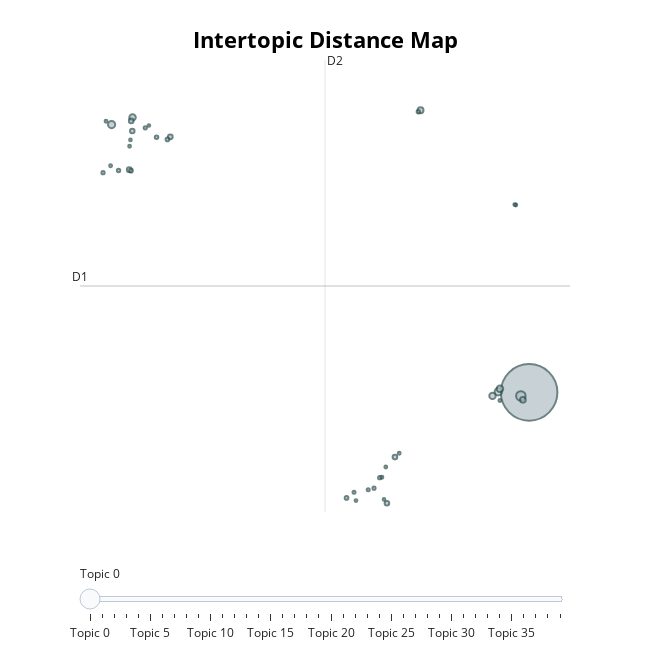

Notebook source saved alongside this figure:
### Code cell
topic_model.visualize_topics()

### Figure 1 — Plotly figure (JSON) as saved in the notebook; plotly's stock layout.template omitted (floating-point values rounded to 4 significant figures)
{"data": [{"customdata": [[0, "the | and | to | of | in", 4555], [1, "coq10 | q10 | coenzyme | mitochondrial | in", 127], [2, "rice | yeast | red | lovastatin | statin", 78], [3, "atorvastatin | side | effects | mg | taking", 73], [4, "grapefruit | juice | cyp3a4 | the | liver", 62], [5, "simvastatin | sclerosis | ms | progressive | side", 59], [6, "1000 | daily | sublingually | mcg | maintenance", 58], [7, "fetal | tums | tylenol | preparation | claritin", 49], [8, "niacin | internet | available | pmid | nicotinamide", 46], [9, "nation | watch | documentary | statin | facts", 34], [10, "plaque | cac | coronary | calcium | cta", 32], [11, "lipitor | hydrophilic | zocor | statins | crestor", 31], [12, "metformin | statin | januvia | the | take", 30], [13, "statin | hail | island | obvious | 1000yr", 29], [14, "rosuvastatin | muscle | issues | 10mg | taking", 29], [15, "fasting | nonfasting | lipids | testing | to", 19], [16, "ivermectin | covid19 | virus | showing | with", 19], [17, "leave | explanation | right | here | going", 19], [18, "repatha | my | had | side | and", 18], [19, "diabetes | risk | cholesterol | n4683 | invite", 16], [20, "tylenol | ibuprofen | exlax | motrin | sudafed", 16], [21, "lipitor | me | doctor | wallet | you", 16], [22, "pravastatin | took | nights | 10 | reactions", 15], [23, "liver | injury | hcv | veterans | among", 15], [24, "fh | genetic | familial | high | cholesterol", 14], [25, "placebo | runin | side | effects | excluding", 13], [26, "fiber | bile | plant | psyllium | sterols", 13], [27, "ryr | lovastatin | monacolins | fda | supplements", 12], [28, "lipitor | atorvastatin | generic | vapor | online", 12], [29, "marijuana | thoughts | nueropathy | lipitor | he", 12], [30, "atorvastatin | expensive | month | per | hundreds", 12], [31, "liver | alt | statin | taking | elevated", 12], [32, "acids | weight | fatty | bloodstream | these", 12], [33, "acids | fatty | weight | bloodstream | these", 12], [34, "statins | are | heart | effects | they", 11], [35, "wars | desktop | rhelperbot | bug | downvote", 11], [36, "lipitor | drugs | bacteria | acidic | hcl", 11], [37, "apoe | polymorphism | gene | mission | snp", 10], [38, "statin | benefit | sportsgainz | triply | 6575", 10], [39, "statin | video | tool | choice | therapy", 10]], "hovertemplate": "<b>Topic %{customdata[0]}</b><br>Words: %{customdata[1]}<br>Size: %{customdata[2]}", "legendgroup": "", "marker": {"color": "#B0BEC5", "line": {"color": "DarkSlateGrey", "width": 2}, "size": [4555, 127, 78, 73, 62, 59, 58, 49, 46, 34, 32, 31, 30, 29, 29, 19, 19, 19, 18, 16, 16, 16, 15, 15, 14, 13, 13, 12, 12, 12, 12, 12, 12, 12, 11, 11, 11, 10, 10, 10], "sizemode": "area", "sizeref": 2.847, "symbol": "circle"}, "mode": "markers", "name": "", "orientation": "v", "showlegend": false, "type": "scatter", "x": [9.207, 8.927, 8.166, -4.899, 8.22, -4.191, 7.969, 5.539, 8.996, -4.301, -2.915, 4.674, -4.236, 4.402, -4.2, -3.012, 3.038, -4.244, -3.38, 4.161, 5.464, -4.663, -3.762, -5.188, 3.967, 3.291, 3.771, 8.219, 4.817, -5.087, 4.232, -4.933, 8.756, 8.723, 4.364, -4.291, 3.356, 4.304, -3.638, -4.262], "xaxis": "x", "y": [2.46, 2.295, 2.486, 14.96, 2.625, 15.3, 2.294, 15.63, 2.109, 12.86, 14.39, -0.5637, 15.14, -2.72, 14.67, 14.27, -2.47, 12.81, 14.37, -1.523, 15.56, 12.82, 14.81, 12.72, -2.014, -2.21, -2.092, 2.078, -0.3836, 15.12, -1.502, 13.04, 11.21, 11.23, -1.026, 13.95, -2.593, -2.538, 14.92, 14.25], "yaxis": "y"}], "layout": {"annotations": [{"showarrow": false, "text": "D1", "x": -5.966, "y": 7.426, "yshift": 10}, {"showarrow": false, "text": "D2", "x": 2.311, "xshift": 10, "y": 17.98}], "height": 650, "hoverlabel": {"bgcolor": "white", "font": {"family": "Rockwell", "size": 16}}, "legend": {"itemsizing": "constant", "tracegroupgap": 0}, "margin": {"t": 60}, "shapes": [{"line": {"color": "#CFD8DC", "width": 2}, "type": "line", "x0": 2.311, "x1": 2.311, "y0": -3.128, "y1": 17.98}, {"line": {"color": "#9E9E9E", "width": 2}, "type": "line", "x0": -5.966, "x1": 10.59, "y0": 7.426, "y1": 7.426}], "sliders": [{"active": 0, "pad": {"t": 50}, "steps": [{"args": [{"marker.color": [["red", "#B0BEC5", "#B0BEC5", "#B0BEC5", "#B0BEC5", "#B0BEC5", "#B0BEC5", "#B0BEC5", "#B0BEC5", "#B0BEC5", "#B0BEC5", "#B0BEC5", "#B0BEC5", "#B0BEC5", "#B0BEC5", "#B0BEC5", "#B0BEC5", "#B0BEC5", "#B0BEC5", "#B0BEC5", "#B0BEC5", "#B0BEC5", "#B0BEC5", "#B0BEC5", "#B0BEC5", "#B0BEC5", "#B0BEC5", "#B0BEC5", "#B0BEC5", "#B0BEC5", "#B0BEC5", "#B0BEC5", "#B0BEC5", "#B0BEC5", "#B0BEC5", "#B0BEC5", "#B0BEC5", "#B0BEC5", "#B0BEC5", "#B0BEC5"]]}], "label": "Topic 0", "method": "update"}, {"args": [{"marker.color": [["#B0BEC5", "red", "#B0BEC5", "#B0BEC5", "#B0BEC5", "#B0BEC5", "#B0BEC5", "#B0BEC5", "#B0BEC5", "#B0BEC5", "#B0BEC5", "#B0BEC5", "#B0BEC5", "#B0BEC5", "#B0BEC5", "#B0BEC5", "#B0BEC5", "#B0BEC5", "#B0BEC5", "#B0BEC5", "#B0BEC5", "#B0BEC5", "#B0BEC5", "#B0BEC5", "#B0BEC5", "#B0BEC5", "#B0BEC5", "#B0BEC5", "#B0BEC5", "#B0BEC5", "#B0BEC5", "#B0BEC5", "#B0BEC5", "#B0BEC5", "#B0BEC5", "#B0BEC5", "#B0BEC5", "#B0BEC5", "#B0BEC5", "#B0BEC5"]]}], "label": "Topic 1", "method": "update"}, {"args": [{"marker.color": [["#B0BEC5", "#B0BEC5", "red", "#B0BEC5", "#B0BEC5", "#B0BEC5", "#B0BEC5", "#B0BEC5", "#B0BEC5", "#B0BEC5", "#B0BEC5", "#B0BEC5", "#B0BEC5", "#B0BEC5", "#B0BEC5", "#B0BEC5", "#B0BEC5", "#B0BEC5", "#B0BEC5", "#B0BEC5", "#B0BEC5", "#B0BEC5", "#B0BEC5", "#B0BEC5", "#B0BEC5", "#B0BEC5", "#B0BEC5", "#B0BEC5", "#B0BEC5", "#B0BEC5", "#B0BEC5", "#B0BEC5", "#B0BEC5", "#B0BEC5", "#B0BEC5", "#B0BEC5", "#B0BEC5", "#B0BEC5", "#B0BEC5", "#B0BEC5"]]}], "label": "Topic 2", "method": "update"}, {"args": [{"marker.color": [["#B0BEC5", "#B0BEC5", "#B0BEC5", "red", "#B0BEC5", "#B0BEC5", "#B0BEC5", "#B0BEC5", "#B0BEC5", "#B0BEC5", "#B0BEC5", "#B0BEC5", "#B0BEC5", "#B0BEC5", "#B0BEC5", "#B0BEC5", "#B0BEC5", "#B0BEC5", "#B0BEC5", "#B0BEC5", "#B0BEC5", "#B0BEC5", "#B0BEC5", "#B0BEC5", "#B0BEC5", "#B0BEC5", "#B0BEC5", "#B0BEC5", "#B0BEC5", "#B0BEC5", "#B0BEC5", "#B0BEC5", "#B0BEC5", "#B0BEC5", "#B0BEC5", "#B0BEC5", "#B0BEC5", "#B0BEC5", "#B0BEC5", "#B0BEC5"]]}], "label": "Topic 3", "method": "update"}, {"args": [{"marker.color": [["#B0BEC5", "#B0BEC5", "#B0BEC5", "#B0BEC5", "red", "#B0BEC5", "#B0BEC5", "#B0BEC5", "#B0BEC5", "#B0BEC5", "#B0BEC5", "#B0BEC5", "#B0BEC5", "#B0BEC5", "#B0BEC5", "#B0BEC5", "#B0BEC5", "#B0BEC5", "#B0BEC5", "#B0BEC5", "#B0BEC5", "#B0BEC5", "#B0BEC5", "#B0BEC5", "#B0BEC5", "#B0BEC5", "#B0BEC5", "#B0BEC5", "#B0BEC5", "#B0BEC5", "#B0BEC5", "#B0BEC5", "#B0BEC5", "#B0BEC5", "#B0BEC5", "#B0BEC5", "#B0BEC5", "#B0BEC5", "#B0BEC5", "#B0BEC5"]]}], "label": "Topic 4", "method": "update"}, {"args": [{"marker.color": [["#B0BEC5", "#B0BEC5", "#B0BEC5", "#B0BEC5", "#B0BEC5", "red", "#B0BEC5", "#B0BEC5", "#B0BEC5", "#B0BEC5", "#B0BEC5", "#B0BEC5", "#B0BEC5", "#B0BEC5", "#B0BEC5", "#B0BEC5", "#B0BEC5", "#B0BEC5", "#B0BEC5", "#B0BEC5", "#B0BEC5", "#B0BEC5", "#B0BEC5", "#B0BEC5", "#B0BEC5", "#B0BEC5", "#B0BEC5", "#B0BEC5", "#B0BEC5", "#B0BEC5", "#B0BEC5", "#B0BEC5", "#B0BEC5", "#B0BEC5", "#B0BEC5", "#B0BEC5", "#B0BEC5", "#B0BEC5", "#B0BEC5", "#B0BEC5"]]}], "label": "Topic 5", "method": "update"}, {"args": [{"marker.color": [["#B0BEC5", "#B0BEC5", "#B0BEC5", "#B0BEC5", "#B0BEC5", "#B0BEC5", "red", "#B0BEC5", "#B0BEC5", "#B0BEC5", "#B0BEC5", "#B0BEC5", "#B0BEC5", "#B0BEC5", "#B0BEC5", "#B0BEC5", "#B0BEC5", "#B0BEC5", "#B0BEC5", "#B0BEC5", "#B0BEC5", "#B0BEC5", "#B0BEC5", "#B0BEC5", "#B0BEC5", "#B0BEC5", "#B0BEC5", "#B0BEC5", "#B0BEC5", "#B0BEC5", "#B0BEC5", "#B0BEC5", "#B0BEC5", "#B0BEC5", "#B0BEC5", "#B0BEC5", "#B0BEC5", "#B0BEC5", "#B0BEC5", "#B0BEC5"]]}], "label": "Topic 6", "method": "update"}, {"args": [{"marker.color": [["#B0BEC5", "#B0BEC5", "#B0BEC5", "#B0BEC5", "#B0BEC5", "#B0BEC5", "#B0BEC5", "red", "#B0BEC5", "#B0BEC5", "#B0BEC5", "#B0BEC5", "#B0BEC5", "#B0BEC5", "#B0BEC5", "#B0BEC5", "#B0BEC5", "#B0BEC5", "#B0BEC5", "#B0BEC5", "#B0BEC5", "#B0BEC5", "#B0BEC5", "#B0BEC5", "#B0BEC5", "#B0BEC5", "#B0BEC5", "#B0BEC5", "#B0BEC5", "#B0BEC5", "#B0BEC5", "#B0BEC5", "#B0BEC5", "#B0BEC5", "#B0BEC5", "#B0BEC5", "#B0BEC5", "#B0BEC5", "#B0BEC5", "#B0BEC5"]]}], "label": "Topic 7", "method": "update"}, {"args": [{"marker.color": [["#B0BEC5", "#B0BEC5", "#B0BEC5", "#B0BEC5", "#B0BEC5", "#B0BEC5", "#B0BEC5", "#B0BEC5", "red", "#B0BEC5", "#B0BEC5", "#B0BEC5", "#B0BEC5", "#B0BEC5", "#B0BEC5", "#B0BEC5", "#B0BEC5", "#B0BEC5", "#B0BEC5", "#B0BEC5", "#B0BEC5", "#B0BEC5", "#B0BEC5", "#B0BEC5", "#B0BEC5", "#B0BEC5", "#B0BEC5", "#B0BEC5", "#B0BEC5", "#B0BEC5", "#B0BEC5", "#B0BEC5", "#B0BEC5", "#B0BEC5", "#B0BEC5", "#B0BEC5", "#B0BEC5", "#B0BEC5", "#B0BEC5", "#B0BEC5"]]}], "label": "Topic 8", "method": "update"}, {"args": [{"marker.color": [["#B0BEC5", "#B0BEC5", "#B0BEC5", "#B0BEC5", "#B0BEC5", "#B0BEC5", "#B0BEC5", "#B0BEC5", "#B0BEC5", "red", "#B0BEC5", "#B0BEC5", "#B0BEC5", "#B0BEC5", "#B0BEC5", "#B0BEC5", "#B0BEC5", "#B0BEC5", "#B0BEC5", "#B0BEC5", "#B0BEC5", "#B0BEC5", "#B0BEC5", "#B0BEC5", "#B0BEC5", "#B0BEC5", "#B0BEC5", "#B0BEC5", "#B0BEC5", "#B0BEC5", "#B0BEC5", "#B0BEC5", "#B0BEC5", "#B0BEC5", "#B0BEC5", "#B0BEC5", "#B0BEC5", "#B0BEC5", "#B0BEC5", "#B0BEC5"]]}], "label": "Topic 9", "method": "update"}, {"args": [{"marker.color": [["#B0BEC5", "#B0BEC5", "#B0BEC5", "#B0BEC5", "#B0BEC5", "#B0BEC5", "#B0BEC5", "#B0BEC5", "#B0BEC5", "#B0BEC5", "red", "#B0BEC5", "#B0BEC5", "#B0BEC5", "#B0BEC5", "#B0BEC5", "#B0BEC5", "#B0BEC5", "#B0BEC5", "#B0BEC5", "#B0BEC5", "#B0BEC5", "#B0BEC5", "#B0BEC5", "#B0BEC5", "#B0BEC5", "#B0BEC5", "#B0BEC5", "#B0BEC5", "#B0BEC5", "#B0BEC5", "#B0BEC5", "#B0BEC5", "#B0BEC5", "#B0BEC5", "#B0BEC5", "#B0BEC5", "#B0BEC5", "#B0BEC5", "#B0BEC5"]]}], "label": "Topic 10", "method": "update"}, {"args": [{"marker.color": [["#B0BEC5", "#B0BEC5", "#B0BEC5", "#B0BEC5", "#B0BEC5", "#B0BEC5", "#B0BEC5", "#B0BEC5", "#B0BEC5", "#B0BEC5", "#B0BEC5", "red", "#B0BEC5", "#B0BEC5", "#B0BEC5", "#B0BEC5", "#B0BEC5", "#B0BEC5", "#B0BEC5", "#B0BEC5", "#B0BEC5", "#B0BEC5", "#B0BEC5", "#B0BEC5", "#B0BEC5", "#B0BEC5", "#B0BEC5", "#B0BEC5", "#B0BEC5", "#B0BEC5", "#B0BEC5", "#B0BEC5", "#B0BEC5", "#B0BEC5", "#B0BEC5", "#B0BEC5", "#B0BEC5", "#B0BEC5", "#B0BEC5", "#B0BEC5"]]}], "label": "Topic 11", "method": "update"}, {"args": [{"marker.color": [["#B0BEC5", "#B0BEC5", "#B0BEC5", "#B0BEC5", "#B0BEC5", "#B0BEC5", "#B0BEC5", "#B0BEC5", "#B0BEC5", "#B0BEC5", "#B0BEC5", "#B0BEC5", "red", "#B0BEC5", "#B0BEC5", "#B0BEC5", "#B0BEC5", "#B0BEC5", "#B0BEC5", "#B0BEC5", "#B0BEC5", "#B0BEC5", "#B0BEC5", "#B0BEC5", "#B0BEC5", "#B0BEC5", "#B0BEC5", "#B0BEC5", "#B0BEC5", "#B0BEC5", "#B0BEC5", "#B0BEC5", "#B0BEC5", "#B0BEC5", "#B0BEC5", "#B0BEC5", "#B0BEC5", "#B0BEC5", "#B0BEC5", "#B0BEC5"]]}], "label": "Topic 12", "method": "update"}, {"args": [{"marker.color": [["#B0BEC5", "#B0BEC5", "#B0BEC5", "#B0BEC5", "#B0BEC5", "#B0BEC5", "#B0BEC5", "#B0BEC5", "#B0BEC5", "#B0BEC5", "#B0BEC5", "#B0BEC5", "#B0BEC5", "red", "#B0BEC5", "#B0BEC5", "#B0BEC5", "#B0BEC5", "#B0BEC5", "#B0BEC5", "#B0BEC5", "#B0BEC5", "#B0BEC5", "#B0BEC5", "#B0BEC5", "#B0BEC5", "#B0BEC5", "#B0BEC5", "#B0BEC5", "#B0BEC5", "#B0BEC5", "#B0BEC5", "#B0BEC5", "#B0BEC5", "#B0BEC5", "#B0BEC5", "#B0BEC5", "#B0BEC5", "#B0BEC5", "#B0BEC5"]]}], "label": "Topic 13", "method": "update"}, {"args": [{"marker.color": [["#B0BEC5", "#B0BEC5", "#B0BEC5", "#B0BEC5", "#B0BEC5", "#B0BEC5", "#B0BEC5", "#B0BEC5", "#B0BEC5", "#B0BEC5", "#B0BEC5", "#B0BEC5", "#B0BEC5", "#B0BEC5", "red", "#B0BEC5", "#B0BEC5", "#B0BEC5", "#B0BEC5", "#B0BEC5", "#B0BEC5", "#B0BEC5", "#B0BEC5", "#B0BEC5", "#B0BEC5", "#B0BEC5", "#B0BEC5", "#B0BEC5", "#B0BEC5", "#B0BEC5", "#B0BEC5", "#B0BEC5", "#B0BEC5", "#B0BEC5", "#B0BEC5", "#B0BEC5", "#B0BEC5", "#B0BEC5", "#B0BEC5", "#B0BEC5"]]}], "label": "Topic 14", "method": "update"}, {"args": [{"marker.color": [["#B0BEC5", "#B0BEC5", "#B0BEC5", "#B0BEC5", "#B0BEC5", "#B0BEC5", "#B0BEC5", "#B0BEC5", "#B0BEC5", "#B0BEC5", "#B0BEC5", "#B0BEC5", "#B0BEC5", "#B0BEC5", "#B0BEC5", "red", "#B0BEC5", "#B0BEC5", "#B0BEC5", "#B0BEC5", "#B0BEC5", "#B0BEC5", "#B0BEC5", "#B0BEC5", "#B0BEC5", "#B0BEC5", "#B0BEC5", "#B0BEC5", "#B0BEC5", "#B0BEC5", "#B0BEC5", "#B0BEC5", "#B0BEC5", "#B0BEC5", "#B0BEC5", "#B0BEC5", "#B0BEC5", "#B0BEC5", "#B0BEC5", "#B0BEC5"]]}], "label": "Topic 15", "method": "update"}, {"args": [{"marker.color": [["#B0BEC5", "#B0BEC5", "#B0BEC5", "#B0BEC5", "#B0BEC5", "#B0BEC5", "#B0BEC5", "#B0BEC5", "#B0BEC5", "#B0BEC5", "#B0BEC5", "#B0BEC5", "#B0BEC5", "#B0BEC5", "#B0BEC5", "#B0BEC5", "red", "#B0BEC5", "#B0BEC5", "#B0BEC5", "#B0BEC5", "#B0BEC5", "#B0BEC5", "#B0BEC5", "#B0BEC5", "#B0BEC5", "#B0BEC5", "#B0BEC5", "#B0BEC5", "#B0BEC5", "#B0BEC5", "#B0BEC5", "#B0BEC5", "#B0BEC5", "#B0BEC5", "#B0BEC5", "#B0BEC5", "#B0BEC5", "#B0BEC5", "#B0BEC5"]]}], "label": "Topic 16", "method": "update"}, {"args": [{"marker.color": [["#B0BEC5", "#B0BEC5", "#B0BEC5", "#B0BEC5", "#B0BEC5", "#B0BEC5", "#B0BEC5", "#B0BEC5", "#B0BEC5", "#B0BEC5", "#B0BEC5", "#B0BEC5", "#B0BEC5", "#B0BEC5", "#B0BEC5", "#B0BEC5", "#B0BEC5", "red", "#B0BEC5", "#B0BEC5", "#B0BEC5", "#B0BEC5", "#B0BEC5", "#B0BEC5", "#B0BEC5", "#B0BEC5", "#B0BEC5", "#B0BEC5", "#B0BEC5", "#B0BEC5", "#B0BEC5", "#B0BEC5", "#B0BEC5", "#B0BEC5", "#B0BEC5", "#B0BEC5", "#B0BEC5", "#B0BEC5", "#B0BEC5", "#B0BEC5"]]}], "label": "Topic 17", "method": "update"}, {"args": [{"marker.color": [["#B0BEC5", "#B0BEC5", "#B0BEC5", "#B0BEC5", "#B0BEC5", "#B0BEC5", "#B0BEC5", "#B0BEC5", "#B0BEC5", "#B0BEC5", "#B0BEC5", "#B0BEC5", "#B0BEC5", "#B0BEC5", "#B0BEC5", "#B0BEC5", "#B0BEC5", "#B0BEC5", "red", "#B0BEC5", "#B0BEC5", "#B0BEC5", "#B0BEC5", "#B0BEC5", "#B0BEC5", "#B0BEC5", "#B0BEC5", "#B0BEC5", "#B0BEC5", "#B0BEC5", "#B0BEC5", "#B0BEC5", "#B0BEC5", "#B0BEC5", "#B0BEC5", "#B0BEC5", "#B0BEC5", "#B0BEC5", "#B0BEC5", "#B0BEC5"]]}], "label": "Topic 18", "method": "update"}, {"args": [{"marker.color": [["#B0BEC5", "#B0BEC5", "#B0BEC5", "#B0BEC5", "#B0BEC5", "#B0BEC5", "#B0BEC5", "#B0BEC5", "#B0BEC5", "#B0BEC5", "#B0BEC5", "#B0BEC5", "#B0BEC5", "#B0BEC5", "#B0BEC5", "#B0BEC5", "#B0BEC5", "#B0BEC5", "#B0BEC5", "red", "#B0BEC5", "#B0BEC5", "#B0BEC5", "#B0BEC5", "#B0BEC5", "#B0BEC5", "#B0BEC5", "#B0BEC5", "#B0BEC5", "#B0BEC5", "#B0BEC5", "#B0BEC5", "#B0BEC5", "#B0BEC5", "#B0BEC5", "#B0BEC5", "#B0BEC5", "#B0BEC5", "#B0BEC5", "#B0BEC5"]]}], "label": "Topic 19", "method": "update"}, {"args": [{"marker.color": [["#B0BEC5", "#B0BEC5", "#B0BEC5", "#B0BEC5", "#B0BEC5", "#B0BEC5", "#B0BEC5", "#B0BEC5", "#B0BEC5", "#B0BEC5", "#B0BEC5", "#B0BEC5", "#B0BEC5", "#B0BEC5", "#B0BEC5", "#B0BEC5", "#B0BEC5", "#B0BEC5", "#B0BEC5", "#B0BEC5", "red", "#B0BEC5", "#B0BEC5", "#B0BEC5", "#B0BEC5", "#B0BEC5", "#B0BEC5", "#B0BEC5", "#B0BEC5", "#B0BEC5", "#B0BEC5", "#B0BEC5", "#B0BEC5", "#B0BEC5", "#B0BEC5", "#B0BEC5", "#B0BEC5", "#B0BEC5", "#B0BEC5", "#B0BEC5"]]}], "label": "Topic 20", "method": "update"}, {"args": [{"marker.color": [["#B0BEC5", "#B0BEC5", "#B0BEC5", "#B0BEC5", "#B0BEC5", "#B0BEC5", "#B0BEC5", "#B0BEC5", "#B0BEC5", "#B0BEC5", "#B0BEC5", "#B0BEC5", "#B0BEC5", "#B0BEC5", "#B0BEC5", "#B0BEC5", "#B0BEC5", "#B0BEC5", "#B0BEC5", "#B0BEC5", "#B0BEC5", "red", "#B0BEC5", "#B0BEC5", "#B0BEC5", "#B0BEC5", "#B0BEC5", "#B0BEC5", "#B0BEC5", "#B0BEC5", "#B0BEC5", "#B0BEC5", "#B0BEC5", "#B0BEC5", "#B0BEC5", "#B0BEC5", "#B0BEC5", "#B0BEC5", "#B0BEC5", "#B0BEC5"]]}], "label": "Topic 21", "method": "update"}, {"args": [{"marker.color": [["#B0BEC5", "#B0BEC5", "#B0BEC5", "#B0BEC5", "#B0BEC5", "#B0BEC5", "#B0BEC5", "#B0BEC5", "#B0BEC5", "#B0BEC5", "#B0BEC5", "#B0BEC5", "#B0BEC5", "#B0BEC5", "#B0BEC5", "#B0BEC5", "#B0BEC5", "#B0BEC5", "#B0BEC5", "#B0BEC5", "#B0BEC5", "#B0BEC5", "red", "#B0BEC5", "#B0BEC5", "#B0BEC5", "#B0BEC5", "#B0BEC5", "#B0BEC5", "#B0BEC5", "#B0BEC5", "#B0BEC5", "#B0BEC5", "#B0BEC5", "#B0BEC5", "#B0BEC5", "#B0BEC5", "#B0BEC5", "#B0BEC5", "#B0BEC5"]]}], "label": "Topic 22", "method": "update"}, {"args": [{"marker.color": [["#B0BEC5", "#B0BEC5", "#B0BEC5", "#B0BEC5", "#B0BEC5", "#B0BEC5", "#B0BEC5", "#B0BEC5", "#B0BEC5", "#B0BEC5", "#B0BEC5", "#B0BEC5", "#B0BEC5", "#B0BEC5", "#B0BEC5", "#B0BEC5", "#B0BEC5", "#B0BEC5", "#B0BEC5", "#B0BEC5", "#B0BEC5", "#B0BEC5", "#B0BEC5", "red", "#B0BEC5", "#B0BEC5", "#B0BEC5", "#B0BEC5", "#B0BEC5", "#B0BEC5", "#B0BEC5", "#B0BEC5", "#B0BEC5", "#B0BEC5", "#B0BEC5", "#B0BEC5", "#B0BEC5", "#B0BEC5", "#B0BEC5", "#B0BEC5"]]}], "label": "Topic 23", "method": "update"}, {"args": [{"marker.color": [["#B0BEC5", "#B0BEC5", "#B0BEC5", "#B0BEC5", "#B0BEC5", "#B0BEC5", "#B0BEC5", "#B0BEC5", "#B0BEC5", "#B0BEC5", "#B0BEC5", "#B0BEC5", "#B0BEC5", "#B0BEC5", "#B0BEC5", "#B0BEC5", "#B0BEC5", "#B0BEC5", "#B0BEC5", "#B0BEC5", "#B0BEC5", "#B0BEC5", "#B0BEC5", "#B0BEC5", "red", "#B0BEC5", "#B0BEC5", "#B0BEC5", "#B0BEC5", "#B0BEC5", "#B0BEC5", "#B0BEC5", "#B0BEC5", "#B0BEC5", "#B0BEC5", "#B0BEC5", "#B0BEC5", "#B0BEC5", "#B0BEC5", "#B0BEC5"]]}], "label": "Topic 24", "method": "update"}, {"args": [{"marker.color": [["#B0BEC5", "#B0BEC5", "#B0BEC5", "#B0BEC5", "#B0BEC5", "#B0BEC5", "#B0BEC5", "#B0BEC5", "#B0BEC5", "#B0BEC5", "#B0BEC5", "#B0BEC5", "#B0BEC5", "#B0BEC5", "#B0BEC5", "#B0BEC5", "#B0BEC5", "#B0BEC5", "#B0BEC5", "#B0BEC5", "#B0BEC5", "#B0BEC5", "#B0BEC5", "#B0BEC5", "#B0BEC5", "red", "#B0BEC5", "#B0BEC5", "#B0BEC5", "#B0BEC5", "#B0BEC5", "#B0BEC5", "#B0BEC5", "#B0BEC5", "#B0BEC5", "#B0BEC5", "#B0BEC5", "#B0BEC5", "#B0BEC5", "#B0BEC5"]]}], "label": "Topic 25", "method": "update"}, {"args": [{"marker.color": [["#B0BEC5", "#B0BEC5", "#B0BEC5", "#B0BEC5", "#B0BEC5", "#B0BEC5", "#B0BEC5", "#B0BEC5", "#B0BEC5", "#B0BEC5", "#B0BEC5", "#B0BEC5", "#B0BEC5", "#B0BEC5", "#B0BEC5", "#B0BEC5", "#B0BEC5", "#B0BEC5", "#B0BEC5", "#B0BEC5", "#B0BEC5", "#B0BEC5", "#B0BEC5", "#B0BEC5", "#B0BEC5", "#B0BEC5", "red", "#B0BEC5", "#B0BEC5", "#B0BEC5", "#B0BEC5", "#B0BEC5", "#B0BEC5", "#B0BEC5", "#B0BEC5", "#B0BEC5", "#B0BEC5", "#B0BEC5", "#B0BEC5", "#B0BEC5"]]}], "label": "Topic 26", "method": "update"}, {"args": [{"marker.color": [["#B0BEC5", "#B0BEC5", "#B0BEC5", "#B0BEC5", "#B0BEC5", "#B0BEC5", "#B0BEC5", "#B0BEC5", "#B0BEC5", "#B0BEC5", "#B0BEC5", "#B0BEC5", "#B0BEC5", "#B0BEC5", "#B0BEC5", "#B0BEC5", "#B0BEC5", "#B0BEC5", "#B0BEC5", "#B0BEC5", "#B0BEC5", "#B0BEC5", "#B0BEC5", "#B0BEC5", "#B0BEC5", "#B0BEC5", "#B0BEC5", "red", "#B0BEC5", "#B0BEC5", "#B0BEC5", "#B0BEC5", "#B0BEC5", "#B0BEC5", "#B0BEC5", "#B0BEC5", "#B0BEC5", "#B0BEC5", "#B0BEC5", "#B0BEC5"]]}], "label": "Topic 27", "method": "update"}, {"args": [{"marker.color": [["#B0BEC5", "#B0BEC5", "#B0BEC5", "#B0BEC5", "#B0BEC5", "#B0BEC5", "#B0BEC5", "#B0BEC5", "#B0BEC5", "#B0BEC5", "#B0BEC5", "#B0BEC5", "#B0BEC5", "#B0BEC5", "#B0BEC5", "#B0BEC5", "#B0BEC5", "#B0BEC5", "#B0BEC5", "#B0BEC5", "#B0BEC5", "#B0BEC5", "#B0BEC5", "#B0BEC5", "#B0BEC5", "#B0BEC5", "#B0BEC5", "#B0BEC5", "red", "#B0BEC5", "#B0BEC5", "#B0BEC5", "#B0BEC5", "#B0BEC5", "#B0BEC5", "#B0BEC5", "#B0BEC5", "#B0BEC5", "#B0BEC5", "#B0BEC5"]]}], "label": "Topic 28", "method": "update"}, {"args": [{"marker.color": [["#B0BEC5", "#B0BEC5", "#B0BEC5", "#B0BEC5", "#B0BEC5", "#B0BEC5", "#B0BEC5", "#B0BEC5", "#B0BEC5", "#B0BEC5", "#B0BEC5", "#B0BEC5", "#B0BEC5", "#B0BEC5", "#B0BEC5", "#B0BEC5", "#B0BEC5", "#B0BEC5", "#B0BEC5", "#B0BEC5", "#B0BEC5", "#B0BEC5", "#B0BEC5", "#B0BEC5", "#B0BEC5", "#B0BEC5", "#B0BEC5", "#B0BEC5", "#B0BEC5", "red", "#B0BEC5", "#B0BEC5", "#B0BEC5", "#B0BEC5", "#B0BEC5", "#B0BEC5", "#B0BEC5", "#B0BEC5", "#B0BEC5", "#B0BEC5"]]}], "label": "Topic 29", "method": "update"}, {"args": [{"marker.color": [["#B0BEC5", "#B0BEC5", "#B0BEC5", "#B0BEC5", "#B0BEC5", "#B0BEC5", "#B0BEC5", "#B0BEC5", "#B0BEC5", "#B0BEC5", "#B0BEC5", "#B0BEC5", "#B0BEC5", "#B0BEC5", "#B0BEC5", "#B0BEC5", "#B0BEC5", "#B0BEC5", "#B0BEC5", "#B0BEC5", "#B0BEC5", "#B0BEC5", "#B0BEC5", "#B0BEC5", "#B0BEC5", "#B0BEC5", "#B0BEC5", "#B0BEC5", "#B0BEC5", "#B0BEC5", "red", "#B0BEC5", "#B0BEC5", "#B0BEC5", "#B0BEC5", "#B0BEC5", "#B0BEC5", "#B0BEC5", "#B0BEC5", "#B0BEC5"]]}], "label": "Topic 30", "method": "update"}, {"args": [{"marker.color": [["#B0BEC5", "#B0BEC5", "#B0BEC5", "#B0BEC5", "#B0BEC5", "#B0BEC5", "#B0BEC5", "#B0BEC5", "#B0BEC5", "#B0BEC5", "#B0BEC5", "#B0BEC5", "#B0BEC5", "#B0BEC5", "#B0BEC5", "#B0BEC5", "#B0BEC5", "#B0BEC5", "#B0BEC5", "#B0BEC5", "#B0BEC5", "#B0BEC5", "#B0BEC5", "#B0BEC5", "#B0BEC5", "#B0BEC5", "#B0BEC5", "#B0BEC5", "#B0BEC5", "#B0BEC5", "#B0BEC5", "red", "#B0BEC5", "#B0BEC5", "#B0BEC5", "#B0BEC5", "#B0BEC5", "#B0BEC5", "#B0BEC5", "#B0BEC5"]]}], "label": "Topic 31", "method": "update"}, {"args": [{"marker.color": [["#B0BEC5", "#B0BEC5", "#B0BEC5", "#B0BEC5", "#B0BEC5", "#B0BEC5", "#B0BEC5", "#B0BEC5", "#B0BEC5", "#B0BEC5", "#B0BEC5", "#B0BEC5", "#B0BEC5", "#B0BEC5", "#B0BEC5", "#B0BEC5", "#B0BEC5", "#B0BEC5", "#B0BEC5", "#B0BEC5", "#B0BEC5", "#B0BEC5", "#B0BEC5", "#B0BEC5", "#B0BEC5", "#B0BEC5", "#B0BEC5", "#B0BEC5", "#B0BEC5", "#B0BEC5", "#B0BEC5", "#B0BEC5", "red", "#B0BEC5", "#B0BEC5", "#B0BEC5", "#B0BEC5", "#B0BEC5", "#B0BEC5", "#B0BEC5"]]}], "label": "Topic 32", "method": "update"}, {"args": [{"marker.color": [["#B0BEC5", "#B0BEC5", "#B0BEC5", "#B0BEC5", "#B0BEC5", "#B0BEC5", "#B0BEC5", "#B0BEC5", "#B0BEC5", "#B0BEC5", "#B0BEC5", "#B0BEC5", "#B0BEC5", "#B0BEC5", "#B0BEC5", "#B0BEC5", "#B0BEC5", "#B0BEC5", "#B0BEC5", "#B0BEC5", "#B0BEC5", "#B0BEC5", "#B0BEC5", "#B0BEC5", "#B0BEC5", "#B0BEC5", "#B0BEC5", "#B0BEC5", "#B0BEC5", "#B0BEC5", "#B0BEC5", "#B0BEC5", "#B0BEC5", "red", "#B0BEC5", "#B0BEC5", "#B0BEC5", "#B0BEC5", "#B0BEC5", "#B0BEC5"]]}], "label": "Topic 33", "method": "update"}, {"args": [{"marker.color": [["#B0BEC5", "#B0BEC5", "#B0BEC5", "#B0BEC5", "#B0BEC5", "#B0BEC5", "#B0BEC5", "#B0BEC5", "#B0BEC5", "#B0BEC5", "#B0BEC5", "#B0BEC5", "#B0BEC5", "#B0BEC5", "#B0BEC5", "#B0BEC5", "#B0BEC5", "#B0BEC5", "#B0BEC5", "#B0BEC5", "#B0BEC5", "#B0BEC5", "#B0BEC5", "#B0BEC5", "#B0BEC5", "#B0BEC5", "#B0BEC5", "#B0BEC5", "#B0BEC5", "#B0BEC5", "#B0BEC5", "#B0BEC5", "#B0BEC5", "#B0BEC5", "red", "#B0BEC5", "#B0BEC5", "#B0BEC5", "#B0BEC5", "#B0BEC5"]]}], "label": "Topic 34", "method": "update"}, {"args": [{"marker.color": [["#B0BEC5", "#B0BEC5", "#B0BEC5", "#B0BEC5", "#B0BEC5", "#B0BEC5", "#B0BEC5", "#B0BEC5", "#B0BEC5", "#B0BEC5", "#B0BEC5", "#B0BEC5", "#B0BEC5", "#B0BEC5", "#B0BEC5", "#B0BEC5", "#B0BEC5", "#B0BEC5", "#B0BEC5", "#B0BEC5", "#B0BEC5", "#B0BEC5", "#B0BEC5", "#B0BEC5", "#B0BEC5", "#B0BEC5", "#B0BEC5", "#B0BEC5", "#B0BEC5", "#B0BEC5", "#B0BEC5", "#B0BEC5", "#B0BEC5", "#B0BEC5", "#B0BEC5", "red", "#B0BEC5", "#B0BEC5", "#B0BEC5", "#B0BEC5"]]}], "label": "Topic 35", "method": "update"}, {"args": [{"marker.color": [["#B0BEC5", "#B0BEC5", "#B0BEC5", "#B0BEC5", "#B0BEC5", "#B0BEC5", "#B0BEC5", "#B0BEC5", "#B0BEC5", "#B0BEC5", "#B0BEC5", "#B0BEC5", "#B0BEC5", "#B0BEC5", "#B0BEC5", "#B0BEC5", "#B0BEC5", "#B0BEC5", "#B0BEC5", "#B0BEC5", "#B0BEC5", "#B0BEC5", "#B0BEC5", "#B0BEC5", "#B0BEC5", "#B0BEC5", "#B0BEC5", "#B0BEC5", "#B0BEC5", "#B0BEC5", "#B0BEC5", "#B0BEC5", "#B0BEC5", "#B0BEC5", "#B0BEC5", "#B0BEC5", "red", "#B0BEC5", "#B0BEC5", "#B0BEC5"]]}], "label": "Topic 36", "method": "update"}, {"args": [{"marker.color": [["#B0BEC5", "#B0BEC5", "#B0BEC5", "#B0BEC5", "#B0BEC5", "#B0BEC5", "#B0BEC5", "#B0BEC5", "#B0BEC5", "#B0BEC5", "#B0BEC5", "#B0BEC5", "#B0BEC5", "#B0BEC5", "#B0BEC5", "#B0BEC5", "#B0BEC5", "#B0BEC5", "#B0BEC5", "#B0BEC5", "#B0BEC5", "#B0BEC5", "#B0BEC5", "#B0BEC5", "#B0BEC5", "#B0BEC5", "#B0BEC5", "#B0BEC5", "#B0BEC5", "#B0BEC5", "#B0BEC5", "#B0BEC5", "#B0BEC5", "#B0BEC5", "#B0BEC5", "#B0BEC5", "#B0BEC5", "red", "#B0BEC5", "#B0BEC5"]]}], "label": "Topic 37", "method": "update"}, {"args": [{"marker.color": [["#B0BEC5", "#B0BEC5", "#B0BEC5", "#B0BEC5", "#B0BEC5", "#B0BEC5", "#B0BEC5", "#B0BEC5", "#B0BEC5", "#B0BEC5", "#B0BEC5", "#B0BEC5", "#B0BEC5", "#B0BEC5", "#B0BEC5", "#B0BEC5", "#B0BEC5", "#B0BEC5", "#B0BEC5", "#B0BEC5", "#B0BEC5", "#B0BEC5", "#B0BEC5", "#B0BEC5", "#B0BEC5", "#B0BEC5", "#B0BEC5", "#B0BEC5", "#B0BEC5", "#B0BEC5", "#B0BEC5", "#B0BEC5", "#B0BEC5", "#B0BEC5", "#B0BEC5", "#B0BEC5", "#B0BEC5", "#B0BEC5", "red", "#B0BEC5"]]}], "label": "Topic 38", "method": "update"}, {"args": [{"marker.color": [["#B0BEC5", "#B0BEC5", "#B0BEC5", "#B0BEC5", "#B0BEC5", "#B0BEC5", "#B0BEC5", "#B0BEC5", "#B0BEC5", "#B0BEC5", "#B0BEC5", "#B0BEC5", "#B0BEC5", "#B0BEC5", "#B0BEC5", "#B0BEC5", "#B0BEC5", "#B0BEC5", "#B0BEC5", "#B0BEC5", "#B0BEC5", "#B0BEC5", "#B0BEC5", "#B0BEC5", "#B0BEC5", "#B0BEC5", "#B0BEC5", "#B0BEC5", "#B0BEC5", "#B0BEC5", "#B0BEC5", "#B0BEC5", "#B0BEC5", "#B0BEC5", "#B0BEC5", "#B0BEC5", "#B0BEC5", "#B0BEC5", "#B0BEC5", "red"]]}], "label": "Topic 39", "method": "update"}]}], "title": {"font": {"color": "Black", "size": 22}, "text": "<b>Intertopic Distance Map", "x": 0.5, "xanchor": "center", "y": 0.95, "yanchor": "top"}, "width": 650, "xaxis": {"anchor": "y", "domain": [0, 1], "range": [-5.966, 10.59], "title": {"text": ""}, "type": "linear", "visible": false}, "yaxis": {"anchor": "x", "domain": [0, 1], "range": [-3.128, 17.98], "title": {"text": ""}, "type": "linear", "visible": false}}}
